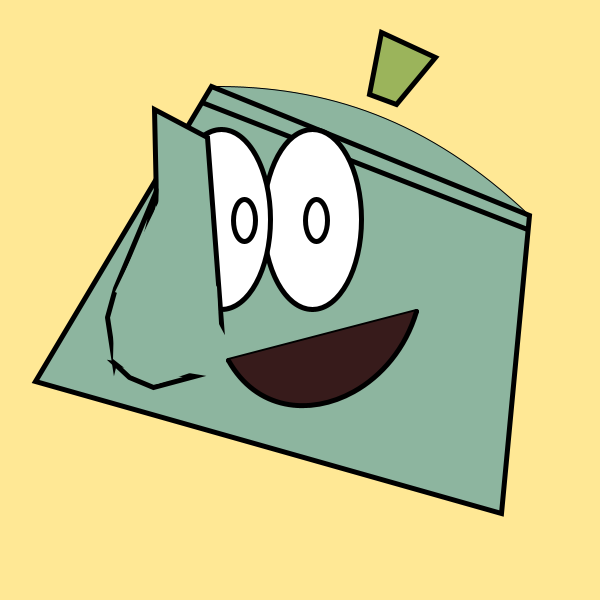
Frame 1 (no input)
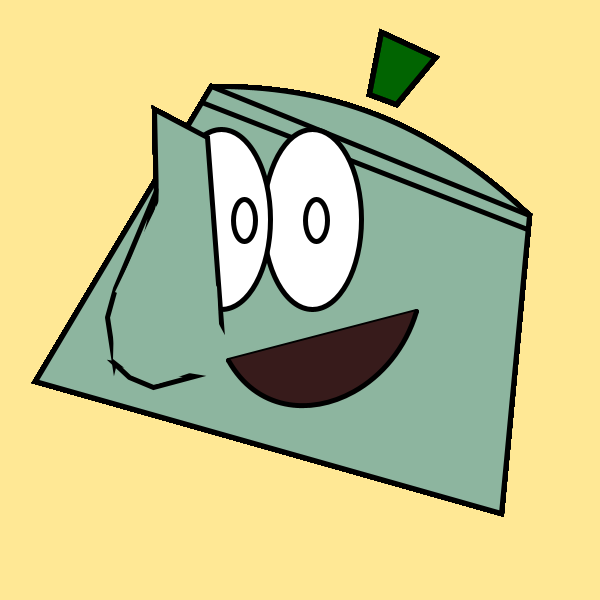
Frame 60 (the mouse pressed at the canvas centre just before this capture)
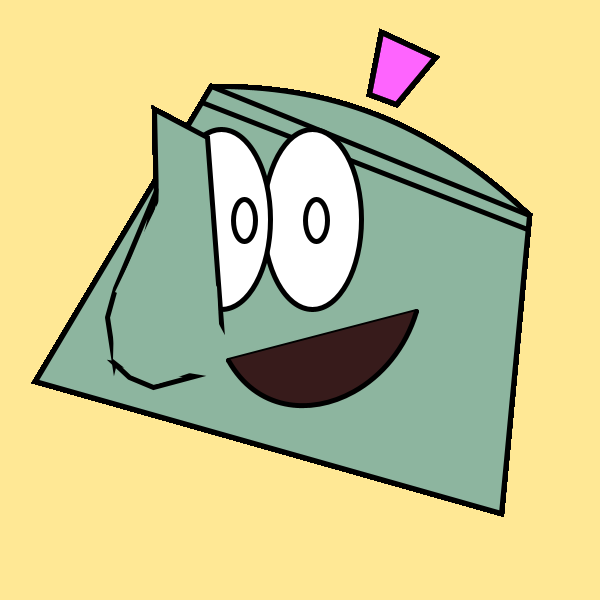
Frame 120 (the mouse held since frame 60 and released just before this capture)

The Processing sketch that drew these frames (run headless with seeded random() and noise(); from frame 60 on, the mouse is pressed at the canvas centre):

// Processing sketch: processing_141209
// ── processing_141209.pde



/*
 Konkuk University
 SOS iDesign

Name: Your Name <<------ Write your full name here!
 ID: Your ID <<--------- Write your ID here!

*/

void setup(){
size (600, 600);
background(255,232,149);
 // noLoop();
smooth();
 }
int value = 0;

void draw(){

  
  stroke(0);
  fill(141,181,159);
  bezier(211,86,326,85,428,119,529,215);
  stroke(0);
  strokeWeight(5);
  fill(141,181,159);
  quad(211,86,35,381,501,513,529,215);
  fill(mouseX,100,mouseY,100);
  quad(369,94,381,32,435,57,396,104);


 stroke(0);
 line(204,103,527,229);
 fill(255);
 ellipse(312,219,98,180);
 ellipse(221,219,98,180);
 
  fill(255);
  ellipse(316,220,22,42);
  ellipse(244,220,22,42);
  
  
  stroke(0);
  fill(141,181,159);
  quad(221,323,207,137,154,109,156,201);
  quad(157,188,115,288,107,317,114,363);
  quad(114,363,129,377,153,387,194,376);
  
  noStroke();
  quad(159,181,157,251,213,289,210,205);
  quad(160,204,114,320,113,359,132,374);
  quad(159,201,115,292,220,341,217,287);
  quad(130,350,131,375,157,384,205,368);

stroke(0);
fill(55,27,27);
line(228,360,416,311);
bezier(228,360,273,441,388,406,416,311);

 


  
  
if(mousePressed);{
  
}

 


 }

 
